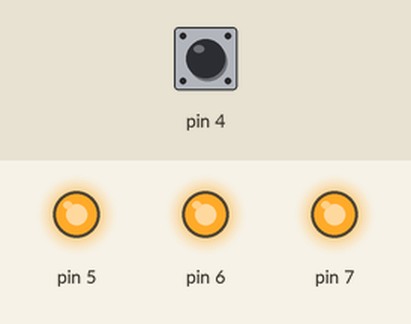
A sketch run on a simulated Arduino Uno, built with avr-gcc and run on an emulated ATmega328P. Shown: output pins drawn as LEDs (lit = HIGH). Inputs (shaded band) come from the test bench; at power-on: pin 4 HIGH.

Above: at 0.1 s.
Timing chart, 0 to 1.6 s (numbered marks = the images above):
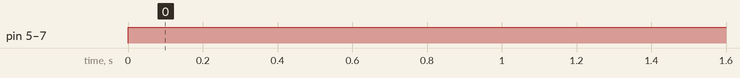

Measured:
- by itself, pin 5–7: LOW → HIGH at 0.00 s

The sketch:

Use_bit_Math.ino
```cpp
const int a = 3;
const int b = 5;
const int c = a*b;
const int d = c&b;
const int e = c>>1;
const int f = a^b;

void setup() {
  //Serial.begin(9600);
  DDRD |= B11100000;
  DDRD &= B11100111;
  PIND = B00010000;
  //DDRB |= B00111111;
}

void loop() {
  if(bitRead(PIND, 4)){
    digitalWrite(d, HIGH);
    digitalWrite(e, HIGH);
    digitalWrite(f, HIGH);
    delay(1000);
  }else if (bitRead(PIND, 3)){
    digitalWrite(d, LOW);
    digitalWrite(e, LOW);
    digitalWrite(f, LOW);
    delay(1000);
  }
}
```
